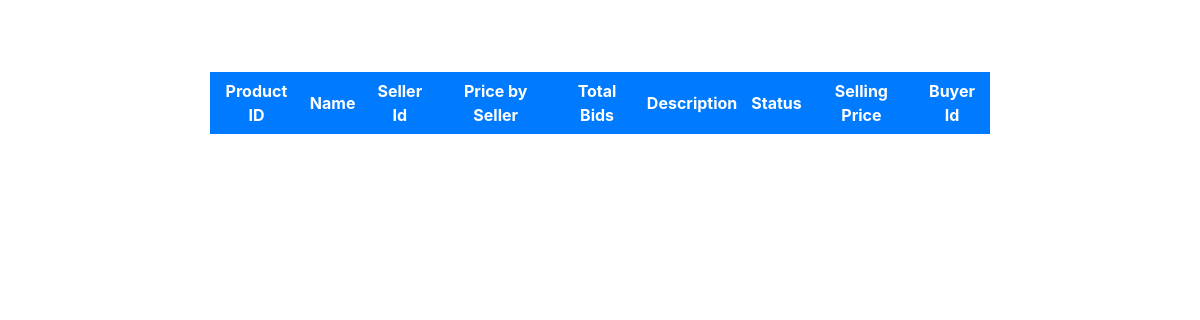
The page /admin_product.php on the database as committed earlier.
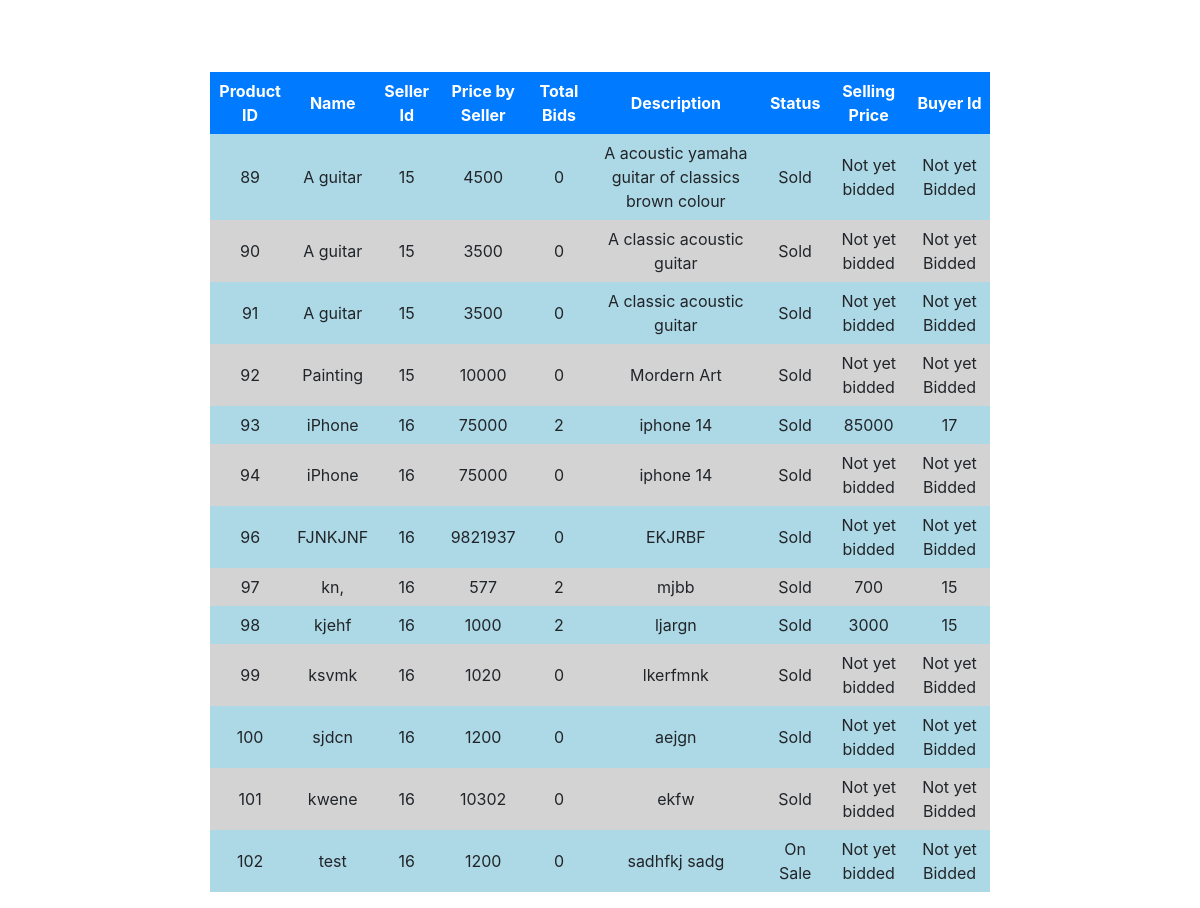
The same page on the database as committed later.
### tables this page shows
CREATE TABLE `tbl_product` (
  `pro_id` int(11) NOT NULL,
  `name` varchar(20) NOT NULL,
  `price` int(11) NOT NULL,
  `description` varchar(250) NOT NULL,
  `uid` int(11) NOT NULL,
  `bidstarttime` datetime NOT NULL,
  `bidendtime` datetime NOT NULL,
  `status` enum('On Sale','Sold','Disable') NOT NULL DEFAULT 'On Sale'
);

CREATE TABLE `tbl_bid` (
  `pro_id` int(11) NOT NULL,
  `uid` int(11) NOT NULL,
  `bid_amount` int(11) NOT NULL,
  `bid_id` int(11) NOT NULL
);

CREATE TABLE `tbl_purchase` (
  `purchase_id` int(11) NOT NULL,
  `bid_id` int(11) NOT NULL,
  `buyer_id` int(11) NOT NULL
);

### admin_product.php (the view, shortened to what this page needs)
<?php
include('db.php');
?>
<!DOCTYPE html>
<html>
<head>
	<link rel="stylesheet" href="https://maxcdn.bootstrapcdn.com/bootstrap/4.0.0/css/bootstrap.min.css">
	<link rel="stylesheet" href="css/bootstrap.min.css">
</head>
<body>
	<br>
	<form method="post">
		<table class="mt-5 mb-3" align="center" cellspacing="0" cellpadding="7" width="65%">
			<tr align="center">
				<th>Product ID</th>
				<th>Name</th>
				 <th>Seller Id</th>
				<th>Price by Seller</th>
                <th>Total Bids</th>
				<th>Description</th>
				<th>Status</th>
                <th>Selling Price </th>
				 <th colspan="2">Buyer Id </th>
			</tr>
			<?php
            $query1 = "select * from tbl_product";
            $run_q1 = $con->query($query1);
            while ($row_q1 = $run_q1->fetch_object()) {
            ?>
 			<tr align="center">
 				<td><?php echo $row_q1->pro_id; ?></td>
 				<td><?php echo $row_q1->name; ?></td>
				<td><?php echo $row_q1->uid; ?></td>
 				<td><?php echo $row_q1->price; ?></td>
                <?php
                $query3 = "select * from tbl_bid where pro_id = $row_q1->pro_id ORDER BY bid_amount DESC";
                $run_q3 = $con->query($query3);
                $row_q3 = $run_q3->fetch_object();
				$nub = $run_q3->num_rows;
                ?>
                <td><?php echo $num_rows = $run_q3->num_rows; ?></td>
 				<td><?php echo $row_q1->description; ?></td>
                <td><?php echo $row_q1->status; ?></td>
				<?php if($nub>0){?>
				<td><?php echo $row_q3->bid_amount; ?></td>
				<?php }else {?>
				<td><?php echo "Not yet bidded"; ?></td>
				<?php } ?>
				<?php if($nub>0){ ?>
				<?php $query4 = "select * from tbl_purchase where bid_id = $row_q3->bid_id";
                $run_q4 = $con->query($query4);
                $row_q4 = $run_q4->fetch_object();
				$nub1 = $run_q4->num_rows;
				?>
				<?php if($nub1>0){?>
				<td><?php echo $row_q4->buyer_id; ?></td>
				<?php }else {?>
				<td><?php echo "Bid going on"; ?></td>
				<?php } ?>
				<?php } else {?>
				<td><?php echo "Not yet Bidded"; ?></td>
				<?php } ?>
 			</tr>
            <?php
            }
            ?>
		</table>
	</form>
</body>
</html>

### admin_product.php (style rules this page uses)
body { background-repeat: no-repeat; background-size: cover; }
tr:nth-child(odd) { background-color: lightgray; }
tr:nth-child(even) { background-color: lightblue; }
tr:nth-child(1) { background-color: #007bff; color: white; }

Rows that differ between the two databases and show on the page:
added tbl_product: pro_id "89", name "A guitar", uid "15", price "4500", num_rows "0", description "A acoustic yamaha guitar of classics brown colour", status "Sold", shows "Not yet bidded", shows "Not yet Bidded"
added tbl_product: pro_id "90", name "A guitar", uid "15", price "3500", num_rows "0", description "A classic acoustic guitar", status "Sold", shows "Not yet bidded", shows "Not yet Bidded"
added tbl_product: pro_id "91", name "A guitar", uid "15", price "3500", num_rows "0", description "A classic acoustic guitar", status "Sold", shows "Not yet bidded", shows "Not yet Bidded"
added tbl_product: pro_id "92", name "Painting", uid "15", price "10000", num_rows "0", description "Mordern Art", status "Sold", shows "Not yet bidded", shows "Not yet Bidded"
added tbl_product: pro_id "93", name "iPhone", uid "16", price "75000", num_rows "2", description "iphone 14", status "Sold", tbl_bid.bid_amount "85000", tbl_purchase.buyer_id "17"
added tbl_product: pro_id "94", name "iPhone", uid "16", price "75000", num_rows "0", description "iphone 14", status "Sold", shows "Not yet bidded", shows "Not yet Bidded"
added tbl_product: pro_id "96", name "FJNKJNF", uid "16", price "9821937", num_rows "0", description "EKJRBF", status "Sold", shows "Not yet bidded", shows "Not yet Bidded"
added tbl_product: pro_id "97", name "kn,", uid "16", price "577", num_rows "2", description "mjbb", status "Sold", tbl_bid.bid_amount "700", tbl_purchase.buyer_id "15"
added tbl_product: pro_id "98", name "kjehf", uid "16", price "1000", num_rows "2", description "ljargn", status "Sold", tbl_bid.bid_amount "3000", tbl_purchase.buyer_id "15"
added tbl_product: pro_id "99", name "ksvmk", uid "16", price "1020", num_rows "0", description "lkerfmnk", status "Sold", shows "Not yet bidded", shows "Not yet Bidded"
added tbl_product: pro_id "100", name "sjdcn", uid "16", price "1200", num_rows "0", description "aejgn", status "Sold", shows "Not yet bidded", shows "Not yet Bidded"
added tbl_product: pro_id "101", name "kwene", uid "16", price "10302", num_rows "0", description "ekfw", status "Sold", shows "Not yet bidded", shows "Not yet Bidded"
added tbl_product: pro_id "102", name "test", uid "16", price "1200", num_rows "0", description "sadhfkj sadg", status "On Sale", shows "Not yet bidded", shows "Not yet Bidded"
